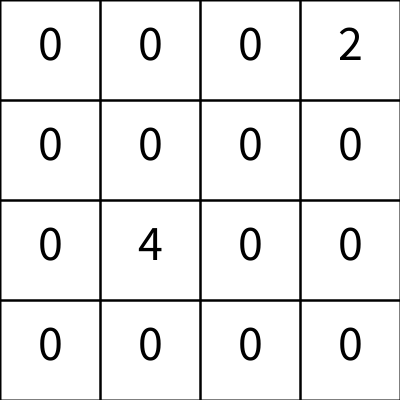
Frame 1 (no input)
Frame 60 (the mouse pressed at the canvas centre just before this capture): identical to frame 1, image omitted
Frame 120 (the mouse held since frame 60 and released just before this capture): identical to frame 1, image omitted

The Processing sketch that drew this single still picture (run headless with seeded random() and noise(); from frame 60 on, the mouse is pressed at the canvas centre):

// Processing sketch: Game2048Version3
// ── Game2048Version3.pde
int[][] board;

boolean moved=false;
void setup() {
  size(400,400);
  board=new int[4][4];
  addRandomSpots(2);

} 

void addRandomSpots(int numDig) {
  int counter=0;
  while(counter<numDig) {
    int x=int(random(0,4));
    int y=int(random(0,4));
    if(board[x][y]==0) {
      if(random(1)<0.5) {
        board[x][y]=2;
      }else {
        board[x][y]=4;
      } 
      counter++;
    } 
  } 
}

void draw() {
  background(255);
  for(int i=0;i<4;i++) {
    for(int j=0;j<4;j++) {
      float x=j*100;
      float y=i*100;
      noFill();
      strokeWeight(2);
      stroke(0);
      rect(x,y,100,100);
      fill(0);
      textAlign(CENTER);
      textSize(50);
      text(board[i][j],x+50,y+60);
    } 
  } 
}

int[][] copyGrid(int[][] grid) {
  int[][] newGrid=new int[4][4];
  for(int i=0;i<4;i++) {
    for(int j=0;j<4;j++) {
      newGrid[i][j]=grid[i][j];
    } 
  } 
  return newGrid;
} 

boolean compare(int[][] a,int[][] b) {
  for(int i=0;i<4;i++) {
    for(int j=0;j<4;j++) {
      if(a[i][j]!=b[i][j]) {
        return true;
      } 
    } 
  }
  return false;
} 

void keyPressed() {
  int[][] pastGrid=copyGrid(board);
  switch(keyCode) {
    case UP: {
      swipeUp();
      boolean changed=compare(pastGrid,board);
      if(changed) {
        addRandomSpots(1);
      } 
      break;
    } 
    case DOWN: {
      swipeDown();
      boolean changed=compare(pastGrid,board);
      if(changed) {
        addRandomSpots(1);
      } 
      break;
    } 
    case LEFT: {
      swipeLeft();
      boolean changed=compare(pastGrid,board);
      if(changed) {
        addRandomSpots(1);
      } 
      break;
    } 
    case RIGHT: {
      swipeRight();
      boolean changed=compare(pastGrid,board);
      if(changed) {
        addRandomSpots(1);
      } 
      break;
    } 
  } 
} 

void shiftRight(int[] row) {
  int[] newRow=new int[4];
  int index=3;
  for(int j=3;j>=0;j--) {
    if(row[j]!=0) { 
      newRow[index]=row[j];
      index--;
    } 
  }
  for(int i=0;i<row.length;i++) {
    if(row[i]!=newRow[i]) {
      moved=true;
    } 
    row[i]=newRow[i];
  } 
  
} 

void shiftLeft(int[] row) {
  int[] newRow=new int[4];
  int index=3;
  for(int j=0;j<4;j++) {
    if(row[j]!=0) { 
      newRow[index]=row[j];
      index--;
    } 
  }
  index=0;
  for(int i=row.length-1;i>=0;i--,index++) {
    if(row[index]!=newRow[i]) {
      moved=true;
    } 
    row[index]=newRow[i];
  } 
} 


void combineRight(int[] row) {
  if(row[3]==0) {
   return; 
  }
  for(int i=3;i>0;i--) {
    int a=row[i];
    int b=row[i-1];
    if(a==b) {
      row[i]=a*2;
      row[i-1]=0;
      moved=true;
    } 
  }
 
} 

void combineLeft(int[] row) {
  if(row[0]==0) {
    return;
  } 
  for(int i=0;i<3;i++) {
    int a=row[i];
    int b=row[i+1];
    if(a==b) {
      row[i]=a*2;
      row[i+1]=0;
      moved=true;
    } 
  } 
} 

void swipeLeft() {
  moved=false;
  for(int i=0;i<4;i++) {
    int[] row=board[i];
    shiftLeft(row);
    combineLeft(row);
    shiftLeft(row);
  }
  //if(moved) {
  //  addRandomSpots(1);
  //} 
} 
 

void swipeRight() {
  moved=false;
  for(int i=0;i<4;i++) {
    int[] row=board[i];
    shiftRight(row);
    combineRight(row);
    shiftRight(row);
  }
  //if(moved) {
  //  addRandomSpots(1); 
  //}
} 

int[] getColumn(int colNo) {
  int[] newArr=new int[4];
  for(int i=0;i<4;i++) {
    newArr[i]=board[i][colNo];
  } 
  return newArr;
} 

void copyIntoBoard(int[] col,int colNo) {
  for(int i=0;i<col.length;i++) {
    board[i][colNo]=col[i];
  } 
} 

void swipeUp() {
  moved=false;
  for(int i=0;i<4;i++) {
    int[] col=getColumn(i);
    shiftLeft(col);
    combineLeft(col);
    shiftLeft(col);
    copyIntoBoard(col,i);
  } 
  //if(moved) {
  //  addRandomSpots(1);
  //} 
} 

void swipeDown() {
  moved=false;
  for(int i=0;i<4;i++) {
    int[] col=getColumn(i);
    shiftRight(col);
    combineRight(col);
    shiftRight(col);
    copyIntoBoard(col,i);
  } 
  //if(moved) {
  //  addRandomSpots(1);
  //} 
} 
